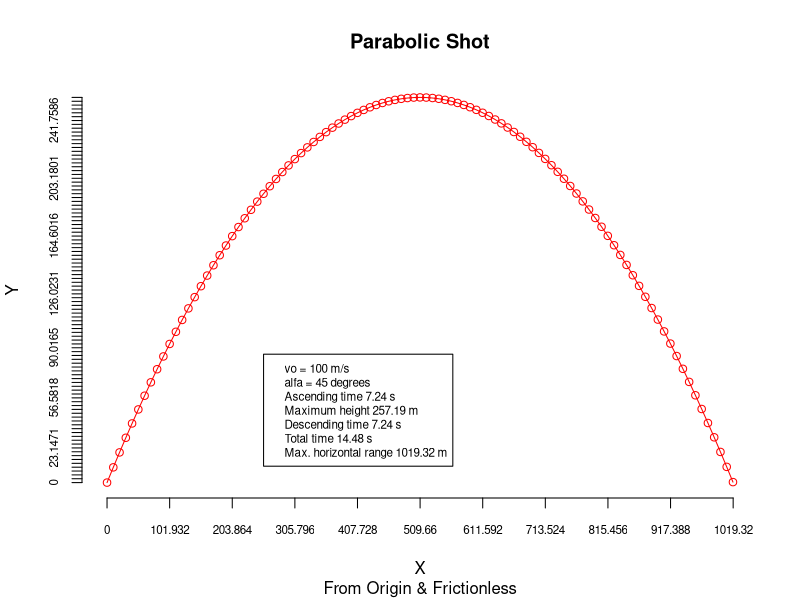

This figure's R source:
# Script to calculate everything about the parabolic
# shot without friction and in International System of Units

# Inputs of the function are:
# a) initial velocity vo
# b) shot angle alfa

# Parameter
# g) gravity acceleration g = 9.81 m/s^2

# The outputs of the function are:
# T_1: ascending time
# T_2: descending time
#   H: maximum height
#   Tt: total time
#   L: maximum horizontal range


parabolic <- function(vo, alfa){
  
    g <- 9.81
 an <- round((2*pi*alfa)/360,2)
  T_1 <- round(vo*sin(an)/g,2)
    H <- round((vo^2)*(sin(an)^2)/(2*g),2)
  T_2 <- round(vo*sin(an)/g,2)
  T_t <- round(2*vo*sin(an)/g,2)
    L <- round(vo^2*sin(2*an)/g,2)
  
  print("Ascending time");print(paste(T_1,"s"))
  print("Maximum height");print(paste(H,"m"))
  print("Descending time");print(paste(T_2, "s"))
  print("Total time");print(paste(T_t,"s"))
  print("Max. horizontal range");print(paste(L,"m"))
  
  y <- vector()
  p <- seq(0.0, round(L), round(L)/100)
  #print(p)
  for(i in 0:length(p)){
    y[i] <- (tan(an)*p[i])-((g/((2*vo^2)*cos(an)^2))*p[i]^2)
   }
  #print(y)
  plot(p, y, xlab="X", ylab="Y", type = "o", col = "red", axes=F)
  axis(1, at = seq(0,L,L/10),labels=seq(0,L,L/10),
       cex.axis=0.7)
  axis(2, at = seq(0,H,H/100),labels=seq(0,H,H/100),
       cex.axis=0.7)
  legend(L/4, H/3, legend = c(paste("vo =", vo, "m/s"),
                paste("alfa =", alfa,"degrees"),
                paste("Ascending time", paste(T_1,"s")),
                paste("Maximum height", paste(H,"m")),
                paste("Descending time", paste(T_2, "s")),
                paste("Total time", paste(T_t,"s")),
                paste("Max. horizontal range", paste(L,"m"))),
         cex=0.7, bg = par("bg"))
  title(main = "Parabolic Shot", sub = "From Origin & Frictionless")

}

parabolic(100,45)

